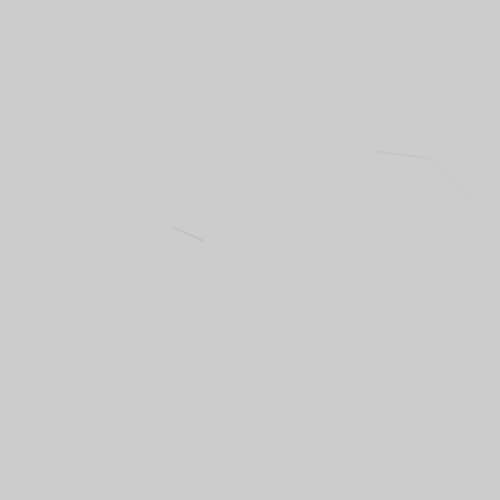
Frame 1 (no input)
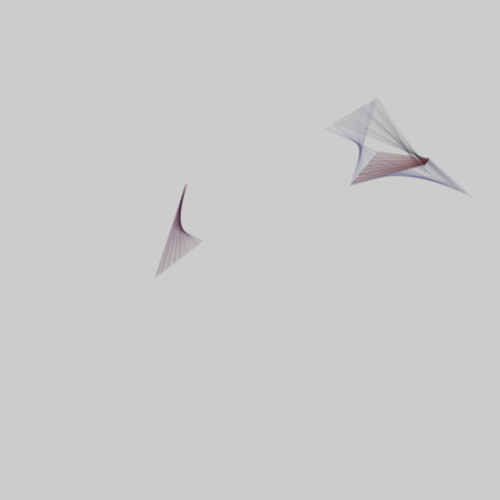
Frame 60 (the mouse pressed at the canvas centre just before this capture)
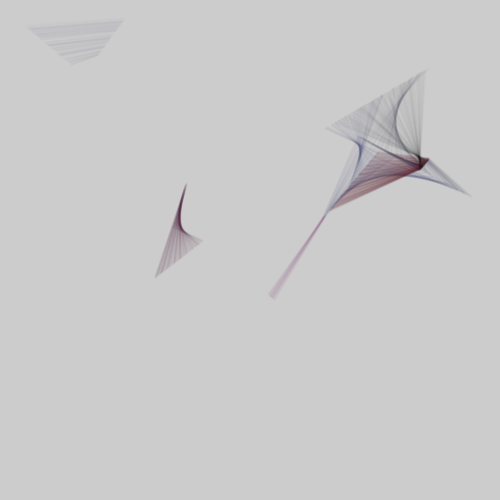
Frame 120 (the mouse held since frame 60 and released just before this capture)

The Processing sketch that drew these frames (run headless with seeded random() and noise(); from frame 60 on, the mouse is pressed at the canvas centre):

// Processing sketch: processing_152539
// ── processing_152539.pde

/*
 * Creative Coding
 * Week 3, 06 - rule-based system
 * by Indae Hwang and Jon McCormack
 * Copyright (c) 2014 Monash University
 *
 * This sketch draws a series of moving Elements (circles) according to the following rules:
 * - start from a random position and move in a constant random direction
 * - if the point reaches the boundary of the screen move in the opposite direction with new velocity
 * - if the circles intersect then draw a line connecting their centres, colouring the line based on the circle being odd or even
 */

float[] x;      // position
float[] y;
float[] xInc;   // change per frame
float[] yInc;
int numArray;   // number of elements

float proximity;  // if distance between elements < proximity then draw a line between them

void setup() {
  size(500, 500);

  numArray = 10;

  // allocate arrays
  x= new float[numArray];
  y= new float[numArray];
  xInc= new float[numArray];
  yInc= new float[numArray];

  proximity = 100;   // influence distance

  // random starting position and direction
  for (int i=0; i<numArray; i++) {
    x[i] = random(width);
    y[i] = random(height);
    xInc[i] = random(-1, 1);
    yInc[i] = random(-1, 1);
  }

  strokeWeight(2);
}

void draw() {

  //background(255);

  // iterate over each point
  for (int i=0; i<numArray; i++) {

    x[i] += xInc[i];
    y[i] += yInc[i];

    // bounce off the sides of the window
    if (x[i] > width || x[i] < 0) {
      xInc[i] = xInc[i] > 0 ? -random(1) : random(1);
    }

    if (y[i] > height || y[i] < 0 ) {
      yInc[i] = yInc[i] > 0 ? -random(1) : random(1);
    }

    //drawElement(x[i], y[i], xInc[i], yInc[i]);
  }

  for (int i=0; i<numArray; i++) {
    for (int j=0; j<i; j++) {
      float dist = dist(x[i], y[i], x[j], y[j]  );
      if (dist < proximity) {
        if (i%2 == 0 || j%2==0) {
          stroke(0, 0, i*10, random(0, 10));
        } 
        else {
          stroke(i*10, 0, j*10, random(10, 20));
        }
        line(x[i], y[i], x[j], y[j]  );
      }
    }
  }
}

void drawElement(float x, float y, float dx, float dy ) {

  // draw the point in red
  noFill();
  stroke(140, 0, 0, 150);
  point(x, y);


  // draw an arrow in the current direction of travel
  stroke(0, 100);
  float endX = x + (dx*20);
  float endY = y + (dy*20);
  float arX = x + (dx*15);
  float arY = y + (dy*15);
  line(x, y, endX, endY);
  line(endX, endY, arX + (dy * 5), arY - (dx * 5));
  line(endX, endY, arX - (dy * 5), arY + (dx * 5));


  // draw the boundary of proximity
  stroke(0, 10);
  ellipse(x, y, proximity, proximity);
}
